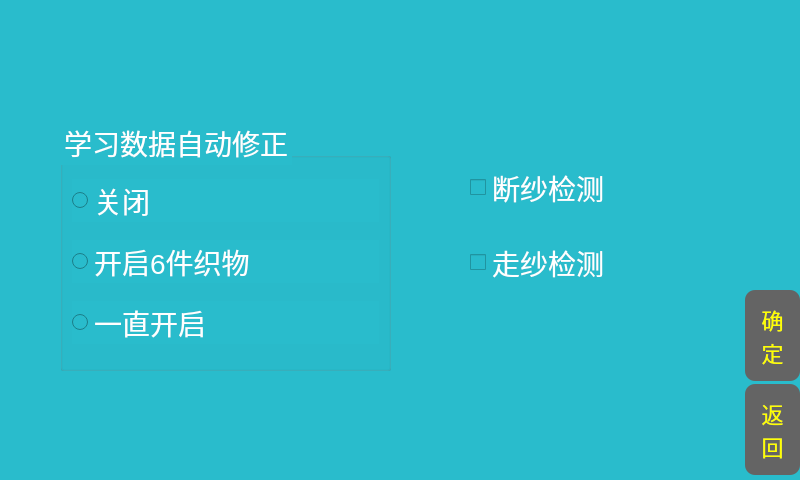
<?xml version="1.0" encoding="UTF-8"?>
<ui version="4.0">
 <class>BTSRStudy</class>
 <widget class="QDialog" name="BTSRStudy">
  <property name="geometry">
   <rect>
    <x>0</x>
    <y>0</y>
    <width>800</width>
    <height>480</height>
   </rect>
  </property>
  <property name="windowTitle">
   <string>Dialog</string>
  </property>
  <property name="styleSheet">
   <string notr="true">QWidget{
background-color: rgb(41, 188, 204);
color:white;
font-size:28px;
}
QToolButton{
background-color:transparent;
color:white;
font-size:24px;
border:1px solid white;
}
QLabel{
color:white;
font-size:28px;
}
QGroupBox{
border-color:white;
}
QCheckBox::indicator {
    width: 16px;
    height: 16px;
} 
QCheckBox::indicator:unchecked {    
	image: url(:/img/checkbox_unchecked.png);
}
QCheckBox::indicator:checked {  
	image: url(:/img/checkbox_checked.png);
}
QRadioButton::indicator {
    width: 16px;
    height: 16px;
} 
QRadioButton::indicator:unchecked {    
	image: url(:/img/radio_unchecked.png);
}
QRadioButton::indicator:checked {  
	image: url(:/img/radio_checked.png);
}</string>
  </property>
  <widget class="QPushButton" name="return_btn">
   <property name="geometry">
    <rect>
     <x>745</x>
     <y>384</y>
     <width>55</width>
     <height>91</height>
    </rect>
   </property>
   <property name="font">
    <font>
     <pointsize>-1</pointsize>
    </font>
   </property>
   <property name="styleSheet">
    <string notr="true">border-radius:10;background-color: rgb(100, 100, 100);font-size:22px;color:rgb(255, 255, 0);

</string>
   </property>
   <property name="text">
    <string>返
回</string>
   </property>
  </widget>
  <widget class="QGroupBox" name="groupBox">
   <property name="geometry">
    <rect>
     <x>60</x>
     <y>120</y>
     <width>331</width>
     <height>251</height>
    </rect>
   </property>
   <property name="layoutDirection">
    <enum>Qt::LeftToRight</enum>
   </property>
   <property name="autoFillBackground">
    <bool>false</bool>
   </property>
   <property name="styleSheet">
    <string notr="true"/>
   </property>
   <property name="title">
    <string>学习数据自动修正</string>
   </property>
   <property name="alignment">
    <set>Qt::AlignLeading|Qt::AlignLeft|Qt::AlignVCenter</set>
   </property>
   <property name="flat">
    <bool>false</bool>
   </property>
   <property name="checkable">
    <bool>false</bool>
   </property>
   <layout class="QVBoxLayout" name="verticalLayout">
    <item>
     <widget class="QRadioButton" name="radioButton">
      <property name="sizePolicy">
       <sizepolicy hsizetype="Expanding" vsizetype="Fixed">
        <horstretch>0</horstretch>
        <verstretch>0</verstretch>
       </sizepolicy>
      </property>
      <property name="focusPolicy">
       <enum>Qt::NoFocus</enum>
      </property>
      <property name="layoutDirection">
       <enum>Qt::LeftToRight</enum>
      </property>
      <property name="text">
       <string>关闭</string>
      </property>
     </widget>
    </item>
    <item>
     <widget class="QRadioButton" name="radioButton_2">
      <property name="sizePolicy">
       <sizepolicy hsizetype="Expanding" vsizetype="Fixed">
        <horstretch>0</horstretch>
        <verstretch>0</verstretch>
       </sizepolicy>
      </property>
      <property name="focusPolicy">
       <enum>Qt::NoFocus</enum>
      </property>
      <property name="text">
       <string>开启6件织物</string>
      </property>
     </widget>
    </item>
    <item>
     <widget class="QRadioButton" name="radioButton_3">
      <property name="sizePolicy">
       <sizepolicy hsizetype="Expanding" vsizetype="Fixed">
        <horstretch>0</horstretch>
        <verstretch>0</verstretch>
       </sizepolicy>
      </property>
      <property name="focusPolicy">
       <enum>Qt::NoFocus</enum>
      </property>
      <property name="text">
       <string>一直开启</string>
      </property>
     </widget>
    </item>
   </layout>
  </widget>
  <widget class="QPushButton" name="btn_ok">
   <property name="geometry">
    <rect>
     <x>745</x>
     <y>290</y>
     <width>55</width>
     <height>91</height>
    </rect>
   </property>
   <property name="font">
    <font>
     <pointsize>-1</pointsize>
    </font>
   </property>
   <property name="styleSheet">
    <string notr="true">border-radius:10;background-color: rgb(100, 100, 100);font-size:22px;color:rgb(255, 255, 0);

</string>
   </property>
   <property name="text">
    <string>确
定</string>
   </property>
  </widget>
  <widget class="QWidget" name="layoutWidget">
   <property name="geometry">
    <rect>
     <x>470</x>
     <y>140</y>
     <width>181</width>
     <height>171</height>
    </rect>
   </property>
   <layout class="QVBoxLayout" name="verticalLayout_2">
    <item>
     <widget class="QCheckBox" name="checkBox">
      <property name="focusPolicy">
       <enum>Qt::NoFocus</enum>
      </property>
      <property name="text">
       <string>断纱检测</string>
      </property>
      <property name="checked">
       <bool>false</bool>
      </property>
     </widget>
    </item>
    <item>
     <widget class="QCheckBox" name="checkBox_2">
      <property name="focusPolicy">
       <enum>Qt::NoFocus</enum>
      </property>
      <property name="text">
       <string>走纱检测</string>
      </property>
     </widget>
    </item>
   </layout>
  </widget>
 </widget>
 <resources/>
 <connections/>
</ui>
